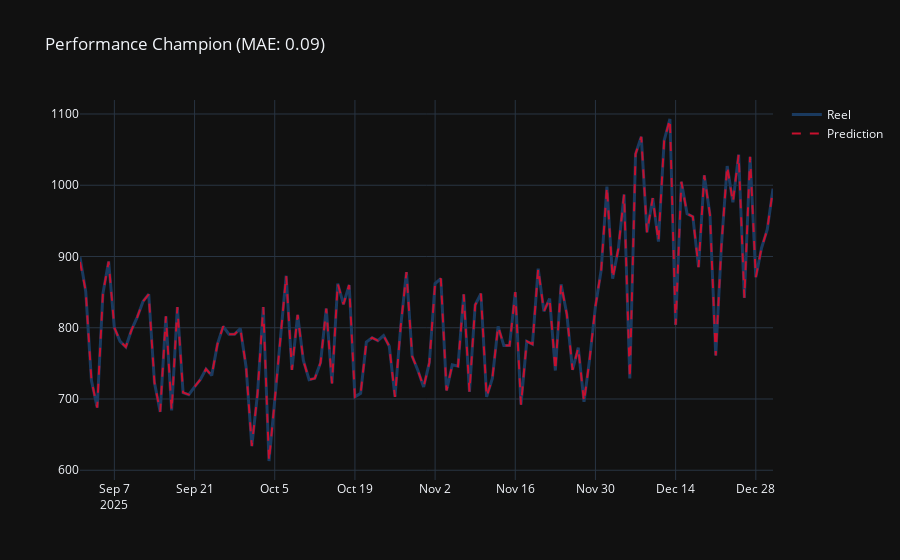

The code cell stored with this chart in its notebook:
### Code cell
# Visualisation de la Performance
fig = px.line(title=f"Performance Champion (MAE: {mae:.2f})")
fig.add_scatter(x=y_eval.index, y=y_eval, name="Reel", line=dict(color="#1a3a5f", width=3))
fig.add_scatter(x=y_eval.index, y=preds, name="Prediction", line=dict(color="#c8102e", dash="dash"))
fig.update_layout(template="plotly_dark")
fig.show()
